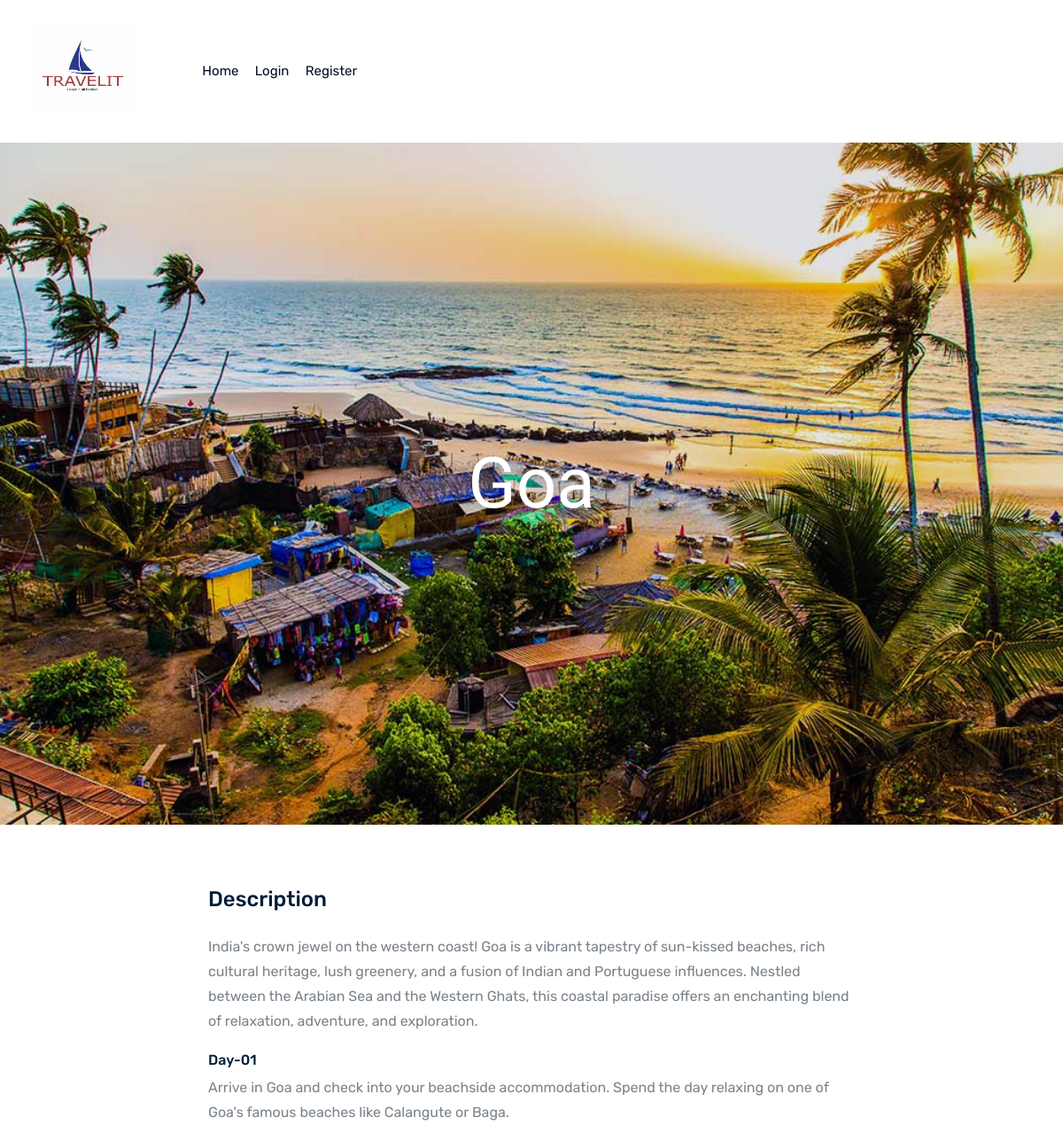
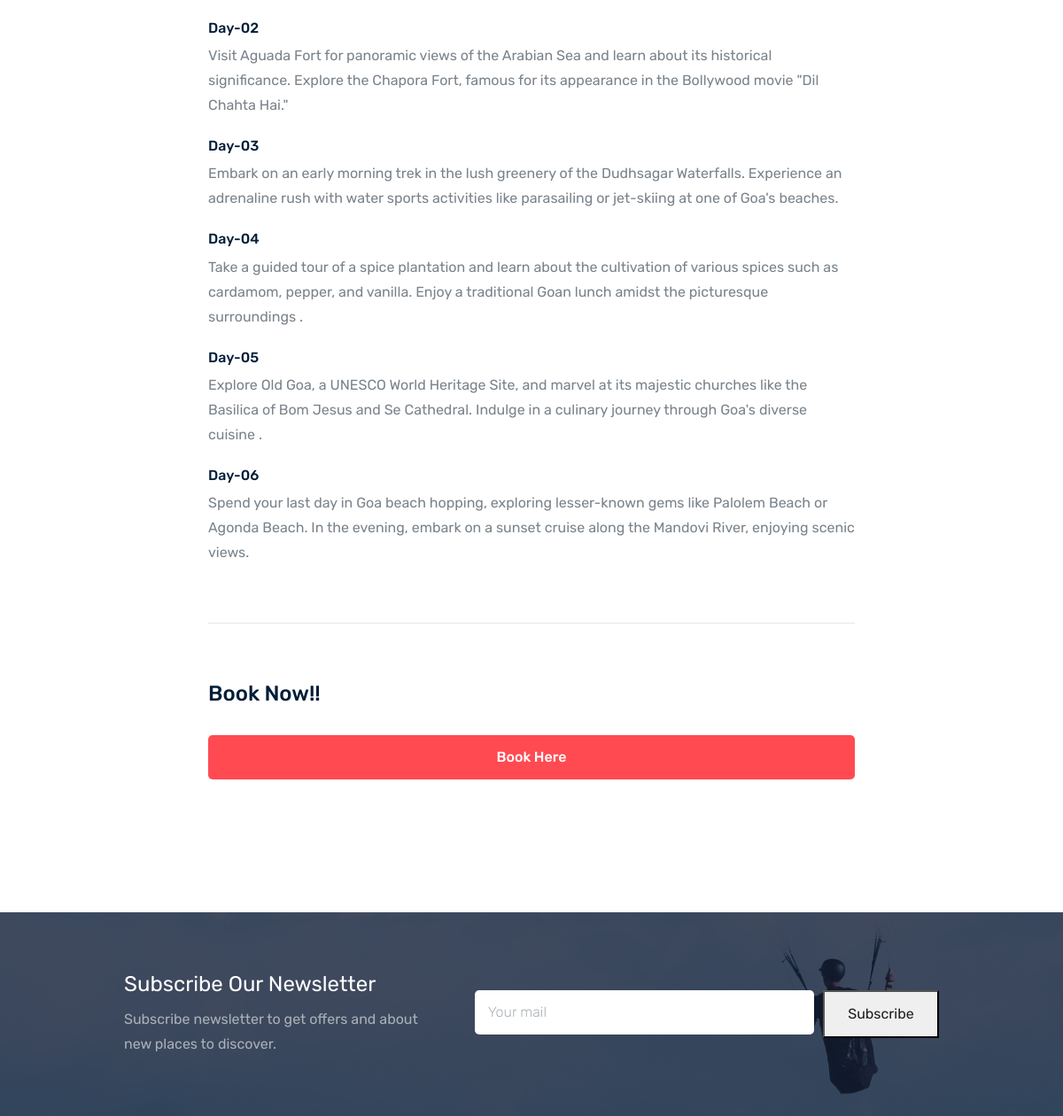
Page /destination_details/Goa on the committed database (2 pictures, top to bottom).
### travellit/models.py (models this page shows)
class Detailed_desc(models.Model):
    dest_id = models.AutoField(primary_key=True)
    country = models.CharField(max_length=20)
    days = models.IntegerField(default=5)
    price = models.IntegerField(default=20000)
    rating = models.IntegerField(default=5)
    dest_name = models.CharField(max_length=25)
    img1=models.ImageField(upload_to='pics')
    img2 = models.ImageField(upload_to='pics')
    desc = models.TextField()
    day1= models.CharField(max_length=200)
    day2 = models.CharField(max_length=200)
    day3 = models.CharField(max_length=200)
    day4 = models.CharField(max_length=200)
    day5 = models.CharField(max_length=200)
    day6 = models.CharField(max_length=200)

### travellit/views.py (the view)
# urls.py: path('destination_details/<str:city_name>', views.destination_details, name='destination_details'),
def destination_details(request,city_name):
    dest = Detailed_desc.objects.get(dest_name=city_name)
    price = dest.price
    request.session['price'] = price
    request.session['city'] = city_name
    return render(request,'destination_details.html',{'dest':dest})

### Templates/destination_details.html (shortened to what this page needs)
{% load static %} {% static "images" as baseUrl %}
<!doctype html>
<html class="no-js" lang="zxx">
<head>
    <link rel="stylesheet" href="{% static 'css/bootstrap.min.css' %}">
    <link rel="stylesheet" href="{% static 'css/owl.carousel.min.css' %}">
    <link rel="stylesheet" href="{% static 'css/magnific-popup.css' %}">
    <link rel="stylesheet" href="{% static 'css/font-awesome.min.css' %}">
    <link rel="stylesheet" href="{% static 'css/themify-icons.css' %}">
    <link rel="stylesheet" href="{% static 'css/nice-select.css' %}">
    <link rel="stylesheet" href="{% static 'css/flaticon.css' %}">
    <link rel="stylesheet" href="{% static 'css/gijgo.css' %}">
    <link rel="stylesheet" href="{% static 'css/animate.css' %}">
    <link rel="stylesheet" href="{% static 'css/slick.css' %}">
    <link rel="stylesheet" href="{% static 'css/slicknav.css' %}">
    <link rel="stylesheet" href="https://ajax.googleapis.com/ajax/libs/jqueryui/1.11.2/themes/smoothness/jquery-ui.css">
    <link rel="stylesheet" href="{% static 'css/style.css' %}">
</head>
<body>
    <header>
        <div class="header-area ">
            <div id="sticky-header" class="main-header-area">
                <div class="container-fluid">
                    <div class="header_bottom_border">
                        <div class="row align-items-center">
                            <div class="col-xl-2 col-lg-2">
                                <div class="logo">
                                    <a href="index.html">
                                        <img src="{% static 'images/logo.jpeg' %}" class="logo1" alt="">
                                    </a>
                                </div>
                            </div>
                            <div class="col-xl-6 col-lg-6">
                                <div class="main-menu  d-none d-lg-block">
                                    <nav>
                                        <ul id="navigation">
                                            <li><a class="active" href="/">home</a></li>
                                            {% if user.is_authenticated %}
                                            <li>Hello, {{user.username}}</li>
                                            <li><a href="{%url 'logout'%}">logout</a></li>
                                            {%else%}
                                            <li><a href="{%url 'login'%}">Login</a></li>
                                            <li><a href="{%url 'register'%}">Register</a></li>
                                            {%endif%}
                                        </ul>
                                    </nav>
                                </div>
                            </div>
                            <div class="col-12">
                            </div>
                        </div>
                    </div>
                </div>
            </div>
        </div>
    </header>
    <div class="destination_banner_wrap1 overlay">
        <div class="destination_text text-center">
            <h3>{{dest.dest_name}}</h3>
        </div>
    </div>
    <div class="destination_details_info">
        <div class="container">
            <div class="row justify-content-center">
                <div class="col-lg-8 col-md-9">
                    <div class="destination_info">
                        <h3>Description</h3>
                        <p>{{dest.desc}}
                        <div class="single_destination">
                            <h4>Day-01</h4>
                            <P>{{dest.day1}}</P>
                        </div>
                        <div class="single_destination">
                            <h4>Day-02</h4>
                            <P>{{dest.day2}}</P>
                        </div>
                        {% if dest.day4 != 'NULL'%}
                        <div class="single_destination">
                            <h4>Day-03</h4>
                            <P>{{dest.day3}}</P>
                        </div>
                        {%endif%}
                        {% if dest.day4 != 'NULL'%}
                        <div class="single_destination">
                            <h4>Day-04</h4>
                            <P>{{dest.day4}}</P>
                        </div>
                        {%endif%}
                        {% if dest.day5 != 'NULL'%}
                        <div class="single_destination">
                            <h4>Day-05</h4>
                            <P>{{dest.day5}}</P>
                        </div>
                        {%endif%}
                        {% if dest.day6 != 'NULL'%}
                        <div class="single_destination">
                            <h4>Day-06</h4>
                            <P>{{dest.day6}}</P>
                        </div>
                        {%endif%}
                    </div>
                    <div class="bordered_1px"></div>
                    <div class="contact_join">
                        <h3>Book Now!!</h3>
                        <div class="row">
                            <div class="col-lg-12">
                                <div class="submit_btn">
                                    <a href="{% url 'checkout_package' %}?destination_name={{ dest.dest_name }}"
                                        data-amount="{{ dest.price }}"><button class="boxed-btn4"
                                            data-name="{{ dest.dest_name }}" data-amount="{{ dest.price }}"
                                            type="button">Book
                                            Here</button></a>
                                </div>
                            </div>
                        </div>
                    </div>
                </div>
            </div>
        </div>
    </div>
    <div class="newletter_area overlay">
        <div class="container">
            <div class="row justify-content-center align-items-center">
                <div class="col-lg-10">
                    <div class="row align-items-center">
                        <div class="col-lg-5">
                            <div class="newsletter_text">
                                <h4>Subscribe Our Newsletter</h4>
                                <p>Subscribe newsletter to get offers and about
                                    new places to discover.</p>
                            </div>
                        </div>
                        <div class="col-lg-7">
                            <div class="mail_form">
                                <div class="row no-gutters">
                                    <div class="col-lg-9 col-md-8">
                                        <div class="newsletter_field">
                                            <input type="email" placeholder="Your mail">
                                        </div>
                                    </div>
                                    <div class="col-lg-3 col-md-4">
                                        <div class="newsletter_btn">
                                            <button class="" type="submit">Subscribe</button>
                                        </div>
                                    </div>
                                </div>
                            </div>
                        </div>
                    </div>
                </div>
            </div>
        </div>
    </div>
</body>
</html>

### rows in the picture
Detailed_desc: dest_name "Goa", desc "India's crown jewel on the western coast! Goa is a vibrant tapestry of sun-kissed beaches, rich cultural heritage, lush greenery, and a fusion of Indian and Portuguese influences. Nestled between the Arabian Sea and the Western Ghats, this coastal paradise offers an enchanting blend of relaxation, adventure, and exploration.", day1 "Arrive in Goa and check into your beachside accommodation. Spend the day relaxing on one of Goa's famous beaches like Calangute or Baga.", day2 "Visit Aguada Fort for panoramic views of the Arabian Sea and learn about its historical significance. Explore the Chapora Fort, famous for its appearance in the Bollywood movie \"Dil Chahta Hai.\"", day3 "Embark on an early morning trek in the lush greenery of the Dudhsagar Waterfalls. Experience an adrenaline rush with water sports activities like parasailing or jet-skiing at one of Goa's beaches.", day4 "Take a guided tour of a spice plantation and learn about the cultivation of various spices such as cardamom, pepper, and vanilla. Enjoy a traditional Goan lunch amidst the picturesque surroundings .", day5 "Explore Old Goa, a UNESCO World Heritage Site, and marvel at its majestic churches like the Basilica of Bom Jesus and Se Cathedral. Indulge in a culinary journey through Goa's diverse cuisine .", day6 "Spend your last day in Goa beach hopping, exploring lesser-known gems like Palolem Beach or Agonda Beach. In the evening, embark on a sunset cruise along the Mandovi River, enjoying scenic views."
